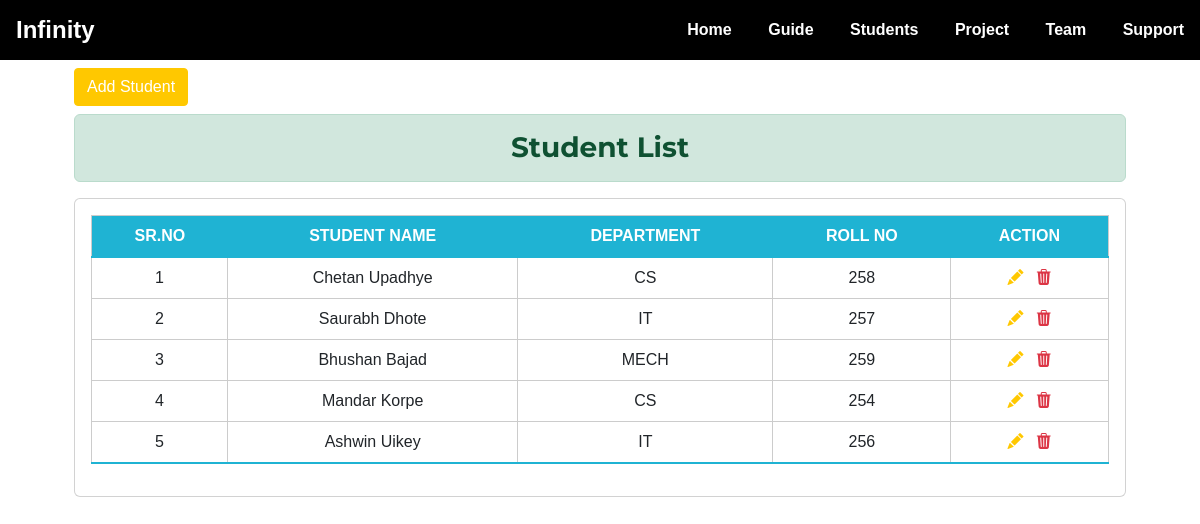
The app's page /student/, older data.
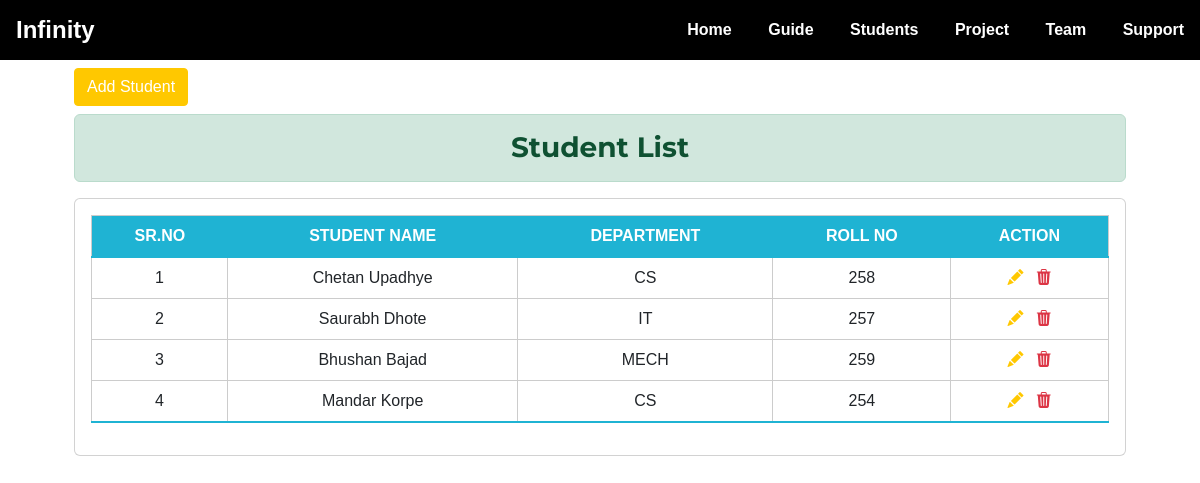
The same page, newer data.
### student/models.py (models this page shows, shortened)
class Student(models.Model):
    gr_no = models.CharField(max_length=20)
    student_name = models.CharField(max_length=200)
    student_div = models.CharField(max_length=10, choices=DIV)
    student_branch = models.CharField(max_length=200, choices=DEPARTMENT)
    student_roll = models.CharField(max_length=10)
    student_email = models.EmailField()
    student_mobile = models.CharField(max_length=20)

### student/views.py (the view)
# urls.py: path('', views.student_list, name="student_list"),
def student_list(request):
    students = Student.objects.all()
    context = {'students': students}
    return render(request, "student/student.html", context)

### student/templates/student/student.html (shortened to what this page needs)
{% extends 'home/base.html' %}
{% load static %}
{% block content %}
<div class="container">
    <div class="row m-2">
        <div class="col-md">
            <a href="{% url 'student:add_student' %}" class="btn btn-primary">Add Student</a>
        </div>
    </div>
    <div class="row m-2">
        <div class="col-md">
            <h3 class="alert alert-success text-center">Student List</h3>
            <div class="card card-body table-responsive">
                <table class="table">
                    <thead>
                        <tr>
                            <th>Sr.No</th>
                            <th>Student Name</th>
                            <th>Department</th>
                            <th>Roll no </th>
                            <th>Action</th>
                        </tr>
                    </thead>
                    <tbody>
                        {% for student in students %}
                        <tr>
                            <td>{{ forloop.counter }}</td>
                            <td>{{student.student_name}}</td>
                            <td>{{student.student_branch}}</td>
                            <td>{{student.student_roll}} </td>
                            <td>
                                <a href="{% url 'student:update_student' student.id %}" class="edit me-2" title="Edit"
                                    data-toggle="tooltip"><i class="bi bi-pencil-fill"></i></a>
                                <a href="{% url 'student:delete_student' student.id %}" class="delete text-danger" title="Delete" data-toggle="tooltip"><i
                                        class="bi bi-trash3-fill"></i></a>
                            </td>
                        </tr>
                        {% endfor %}
                    </tbody>
                </table>
            </div>
        </div>
    </div>
</div>
{% endblock content %}

Row changes from the older to the newer data that the page shows:
removed Student: student_name "Ashwin Uikey", student_branch "IT", student_roll "256"
